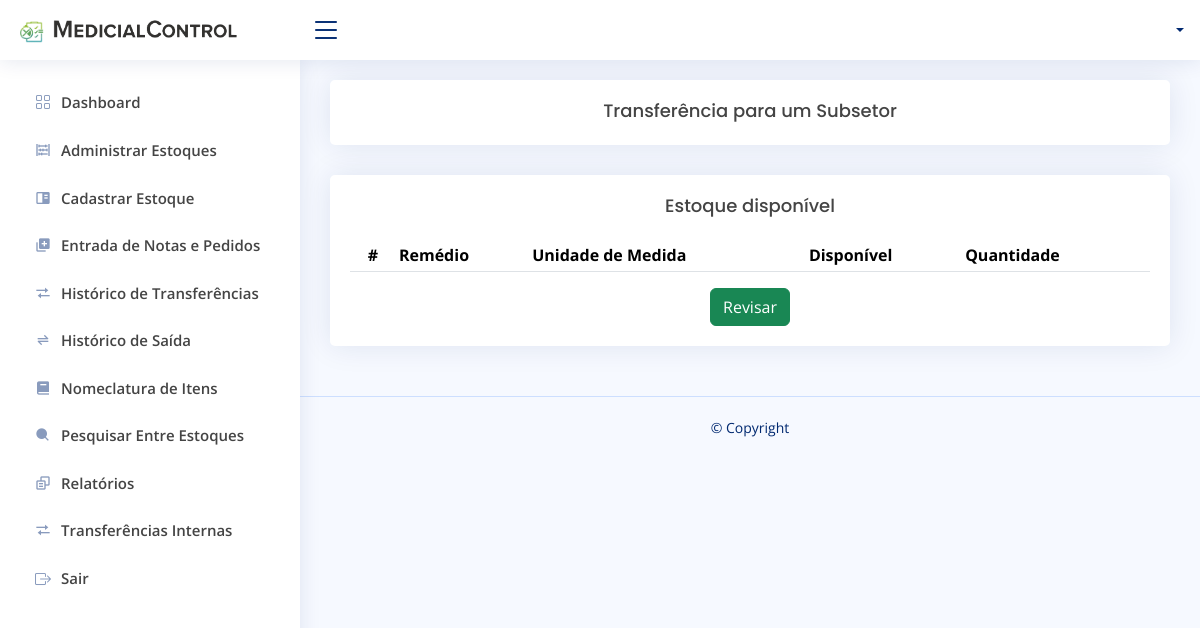
Page /realizarTransferenciaInterna.php?id=8 on the earlier database version.
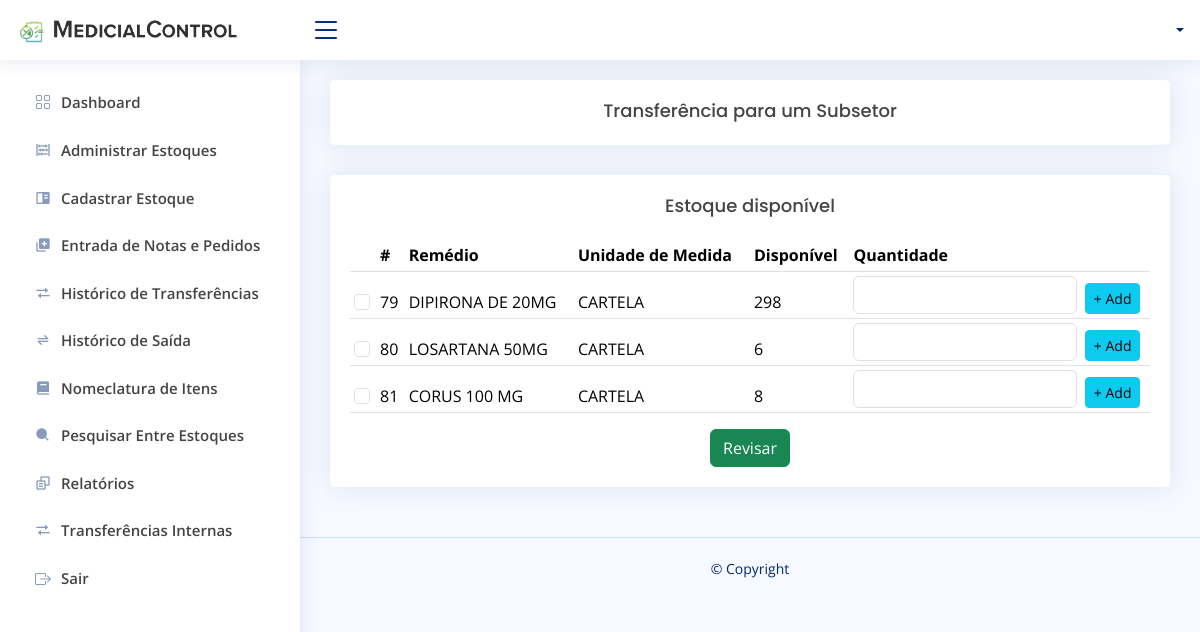
Same page on the later database version.
### tables this page shows
CREATE TABLE `tb_remedio` (
  `id_remedio` int(11) NOT NULL,
  `nome_remedio` varchar(220) NOT NULL,
  `uni_medida_remedio` varchar(100) NOT NULL,
  `quantidade_remedio` bigint(20) NOT NULL,
  `quant_min_estoque_remedio` bigint(20) NOT NULL,
  `vencimento_remedio` date NOT NULL,
  `estoque_remedio` int(11) NOT NULL
);

### controladores/Classes.php (called while the page is built, shortened)
<?php
class Remedio
{
    private $conexao;
    public function __construct()
    {
        $this->conexao = new Conexao();
    }
    public function chamaRemedioPorEstoque($idEstoque)
    {
        $query = "SELECT * FROM tb_remedio WHERE estoque_remedio = :idEstoque";
        $conn = $this->conexao->Conectar();
        $stmt = $conn->prepare($query);
        $stmt->bindParam(":idEstoque", $idEstoque);
        $stmt->execute();
        $r = [];
        while ($retorno = $stmt->fetch(PDO::FETCH_ASSOC)) {
            $r[] = $retorno;
        };
        return $r;
    }
}

### realizarTransferenciaInterna.php (the view, shortened to what this page needs)
<?php
include "controladores/Controller.php";
include "controladores/Classes.php";
$func = new Remedio;
$Remedios = $func->chamaRemedioPorEstoque($_GET['id']);
?>
<!DOCTYPE html>
<html lang="pt-br">
<head>
</head>
<body>
    <header id="header" class="header fixed-top d-flex align-items-center">
        <nav class="header-nav ms-auto">
            <ul class="d-flex align-items-center">
                <?php echo Perfil() ?>
            </ul>
        </nav>
    </header>
    <aside id="sidebar" class="sidebar">
        <?php echo sideBar() ?>
    </aside>
    <main id="main" class="main">
        <div class="card">
            <center>
                <h5 class="card-title">Transferência para um Subsetor</h5>
            </center>
        </div>
        <!-- <?php
                print_r($Remedios);
                ?> -->
        <section class="section">
            <div class="row">
                <div class="col-lg-12 col-md-12">
                    <div class="card">
                        <div class="card-body">
                            <h5 class="card-title  text-center">Estoque disponível</h5>
                            <table class="table table-sm">
                                <thead>
                                    <tr>
                                        <th></th>
                                        <th>#</th>
                                        <th>Remédio</th>
                                        <th>Unidade de Medida</th>
                                        <th>Disponível</th>
                                        <th>Quantidade</th>
                                        <th></th>
                                    </tr>
                                    <?php foreach ($Remedios as $R) { ?>
                                        <tr>
                                            <td>
                                                <input
                                                    class="form-check-input"
                                                    type="checkbox"
                                                    name="remedios_selecionados[]"
                                                    value="<?= $R['id_remedio'] ?>">
                                            </td>
                                            <td><?= $R['id_remedio'] ?></td>
                                            <td><?= $R['nome_remedio'] ?></td>
                                            <td><?= $R['uni_medida_remedio'] ?></td>
                                            <td><?= $R['quantidade_remedio'] ?></td>
                                            <td>
                                                <input
                                                    type="number"
                                                    class="form-control"
                                                    name="quantidade_transferencia_interna[<?= $R['id_remedio'] ?>]"
                                                    id="quantidade_transferencia_interna_<?= $R['id_remedio'] ?>">
                                            </td>
                                            <td><button id="btnColeta" onclick="coletaInfo(this)" class="btn btn-info btn-sm">+ Add</button></td>
                                        </tr>
                                    <?php } ?>
                                </thead>
                            </table>
                            <center>
                                <a href="revisarTransferenciaInterna.php?id=<?= $_GET['id'] ?>" class="btn btn-success">Revisar</a>
                            </center>
                        </div>
                    </div>
                </div>
            </div>
        </section>
    </main>
    <footer id="footer" class="footer">
        <div class="copyright">
            &copy; Copyright <strong><span></span></strong>
        </div>
        <div class="credits">
        </div>
    </footer>
</body>
</html>

Differences in the rows shown:
added tb_remedio: id_remedio "79", nome_remedio "DIPIRONA DE 20MG", uni_medida_remedio "CARTELA", quantidade_remedio "298"
added tb_remedio: id_remedio "80", nome_remedio "LOSARTANA 50MG", uni_medida_remedio "CARTELA", quantidade_remedio "6"
added tb_remedio: id_remedio "81", nome_remedio "CORUS 100 MG", uni_medida_remedio "CARTELA", quantidade_remedio "8"
